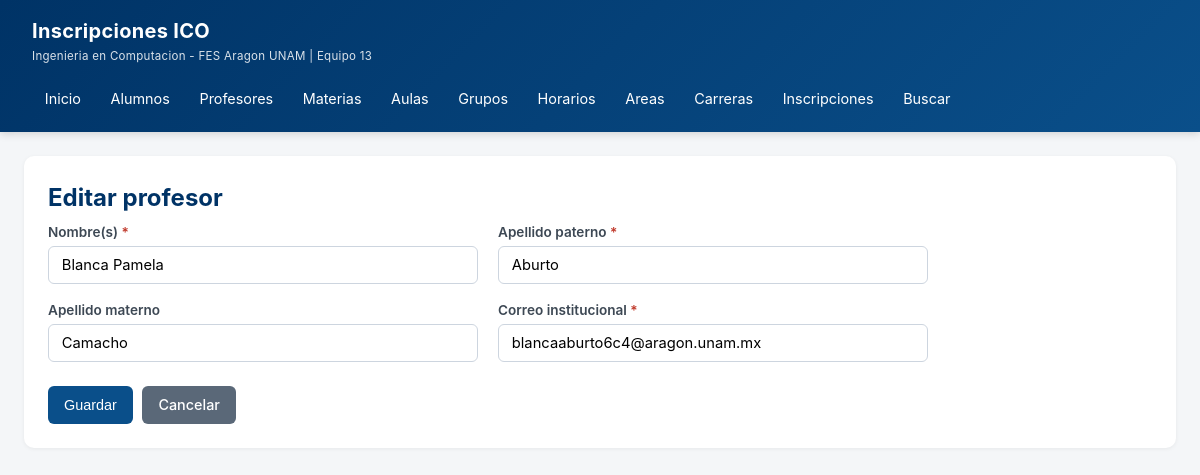
/?r=profesor&accion=editar&id=24, run on the app's committed database.
### tables this page shows
CREATE TABLE profesor (
    id_profesor  INT AUTO_INCREMENT PRIMARY KEY,
    nombre       VARCHAR(60) NOT NULL,
    ap_paterno   VARCHAR(60) NOT NULL,
    ap_materno   VARCHAR(60) NOT NULL DEFAULT '',
    correo       VARCHAR(80) NOT NULL UNIQUE
);

### app/helpers.php (called while the page is built, shortened)
<?php
function e(?string $s): string {
    return htmlspecialchars($s ?? '', ENT_QUOTES, 'UTF-8');
}
function render(string $view, array $data = []): void {
    extract($data, EXTR_SKIP);
    $contentFile = __DIR__ . '/views/' . $view . '.php';
    require $contentFile;
    require __DIR__ . '/views/layouts/main.php';
}

### app/controllers/ProfesorController.php (called while the page is built, shortened)
<?php
class ProfesorController {
    public function editar() {
        $st = Database::pdo()->prepare("SELECT * FROM profesor WHERE id_profesor=?");
        $st->execute([get_int('id')]);
        $prof = $st->fetch();
        render('profesor/form', ['title'=>'Editar profesor','prof'=>$prof]);
    }
}

### public/index.php (called while the page is built, shortened)
<?php
require __DIR__ . '/../app/Database.php';
require __DIR__ . '/../app/helpers.php';
$accion = $_GET['accion'] ?? 'index';
$ctrl = new $controllerName();
$ctrl->$accion();

### config/db.php (called while the page is built)
<?php
return [
    'host'     => '127.0.0.1',
    'port'     => 3306,
    'dbname'   => 'inscripciones_ico',
    'user'     => 'root',
    'pass'     => 'cam080818',
    'charset'  => 'utf8mb4',
];

### app/Database.php (called while the page is built)
<?php
class Database {
    private static ?PDO $pdo = null;
    public static function pdo(): PDO {
        if (self::$pdo === null) {
            $cfg = require __DIR__ . '/../config/db.php';
            $dsn = "mysql:host={$cfg['host']};port={$cfg['port']};dbname={$cfg['dbname']};charset={$cfg['charset']}";
            try {
                self::$pdo = new PDO($dsn, $cfg['user'], $cfg['pass'], [
                    PDO::ATTR_ERRMODE            => PDO::ERRMODE_EXCEPTION,
                    PDO::ATTR_DEFAULT_FETCH_MODE => PDO::FETCH_ASSOC,
                    PDO::ATTR_EMULATE_PREPARES   => false,
                ]);
            } catch (PDOException $e) {
                die("<h2>Error de conexion</h2><p>" . htmlspecialchars($e->getMessage()) . "</p>"
                   ."<p>Verifica config/db.php y que MySQL este corriendo.</p>");
            }
        }
        return self::$pdo;
    }
}

### app/views/profesor/form.php (the view, shortened to what this page needs)
<div class="card">
    <h1 class="page-title"><?= $prof ? 'Editar' : 'Nuevo' ?> profesor</h1>
    <form class="crud" method="post" action="/?r=profesor&accion=guardar">
        <div><label class="required">Nombre(s)</label>
            <input name="nombre" required value="<?= e($prof['nombre'] ?? '') ?>"></div>
        <div><label class="required">Apellido paterno</label>
            <input name="ap_paterno" required value="<?= e($prof['ap_paterno'] ?? '') ?>"></div>
        <div><label>Apellido materno</label>
            <input name="ap_materno" value="<?= e($prof['ap_materno'] ?? '') ?>"></div>
        <div><label class="required">Correo institucional</label>
            <input name="correo" type="email" required value="<?= e($prof['correo'] ?? '') ?>"></div>
        <div class="actions">
            <button type="submit" class="btn btn-primary">Guardar</button>
            <a class="btn btn-secondary" href="/?r=profesor">Cancelar</a>
        </div>
    </form>
</div>

### public/css/style.css (style rules this page uses)
* { box-sizing: border-box; margin: 0; padding: 0; }
body { font-family: -apple-system, "Segoe UI", Roboto, Arial, sans-serif; background: #f4f6f8; color: #1c2733; line-height: 1.5; }
.card { background:#fff; border-radius:10px; padding:1.5rem; box-shadow:0 1px 4px rgba(0,0,0,.06); margin-bottom:1.25rem; }
.page-title { font-size:1.5rem; color:#003366; margin-bottom:.4rem; }
.btn { display:inline-block; padding:.5rem 1rem; border-radius:6px; border:none; font-size:.9rem; cursor:pointer; text-decoration:none; transition:.15s; font-weight:500; }
.btn-primary { background:#0a4f8a; color:#fff; }
.btn-secondary { background:#5a6878; color:#fff; }
form.crud { display:grid; grid-template-columns: repeat(2, 1fr); gap:1rem 1.25rem; max-width:880px; }
form.crud label { display:block; font-weight:600; font-size:.85rem; color:#3d4854; margin-bottom:.25rem; }
form.crud input, form.crud select, form.crud textarea { width:100%; padding:.55rem .8rem; border:1px solid #cdd5df; border-radius:6px; font-size:.92rem; font-family:inherit; }
form.crud .actions { grid-column: 1 / -1; display:flex; gap:.6rem; margin-top:.5rem; }
.required::after { content:" *"; color:#c0392b; }

### data on the page
profesor: nombre "Blanca Pamela", ap_paterno "Aburto", ap_materno "Camacho", correo "blancaaburto6c4@aragon.unam.mx"
